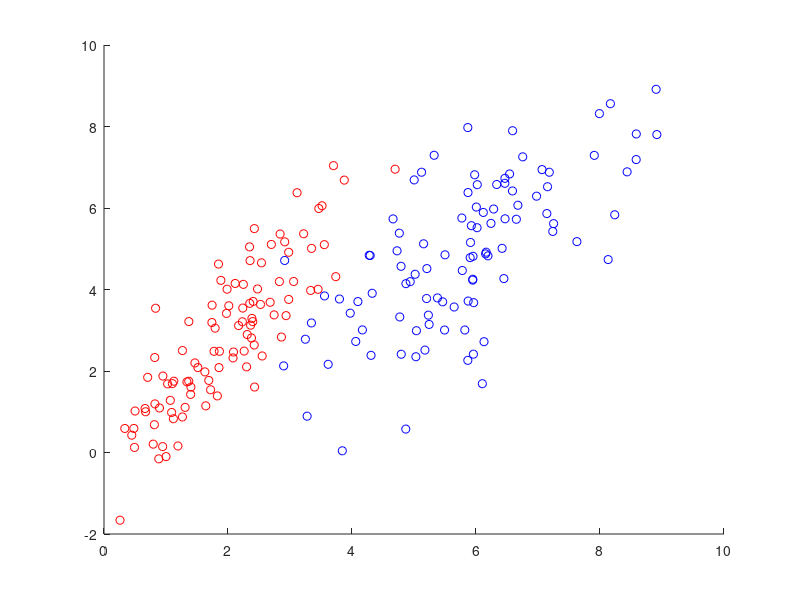

This chart was generated by the following MATLAB code:
clear;
close all;

mu1 = [2,3];
sigma1 = [1,1.5;1.5,3];

mu2 = [6,5];
sigma2 = [2,1.5;1.5,3];

r1 = mvnrnd(mu1,sigma1,100);
r2 = mvnrnd(mu2,sigma2,100);


figure;

scatter(r1(:,1),r1(:,2),'r');
hold on;
scatter(r2(:,1),r2(:,2),'b');
